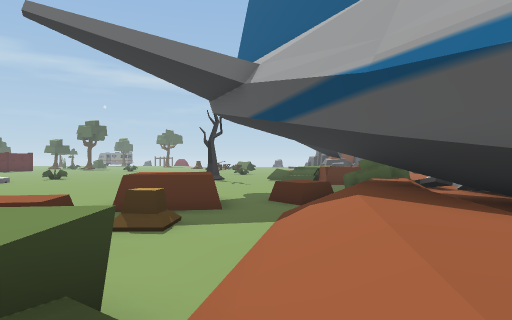
[1] (above)

17 first-person views from a walk through a scene from a Unity 3-D project. The camera is 1.2 m above the floor, looks level and sees 75° across. The floor is counted in squares, 2 m on a side. Each view is taken from the middle of a square. On the plan, view 1 faces up. The plan holds only what a view shows up to about 10 squares ahead; the rest is blank. The place goes on beyond the plan.

[2]
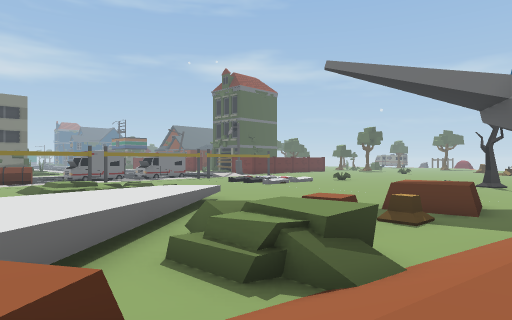

[3]
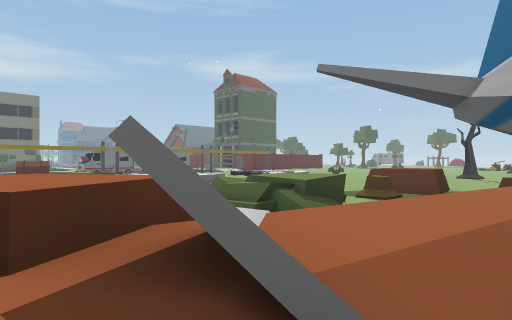

[4]
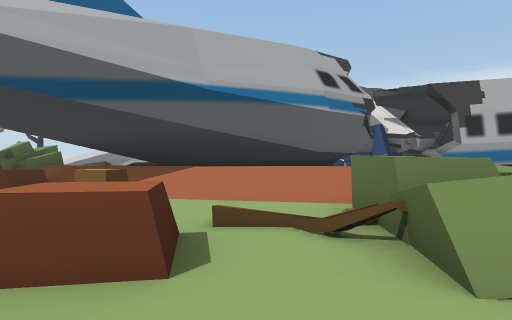

[5]
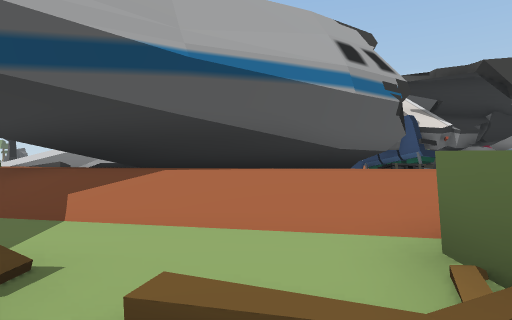

[6]
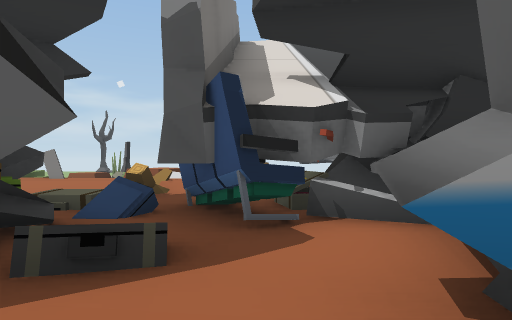

[7]
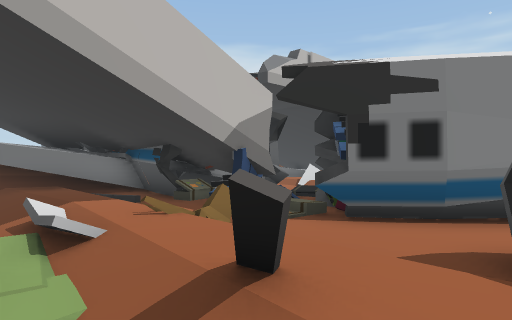

[8]
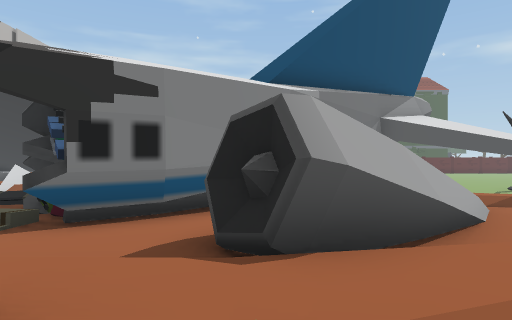

[9]
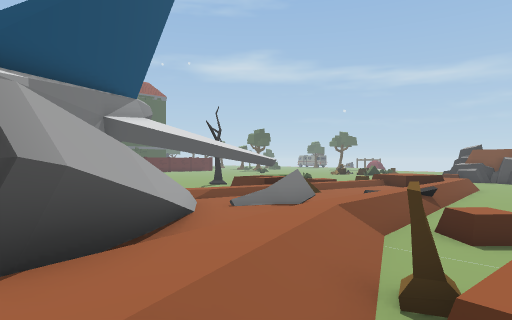

[10]
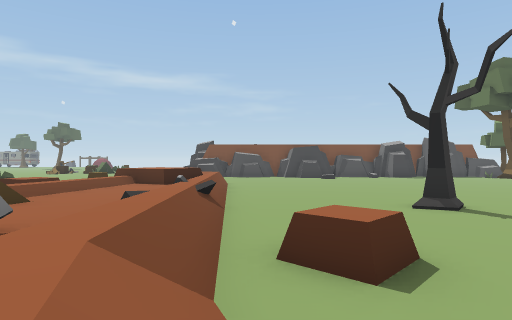

[11]
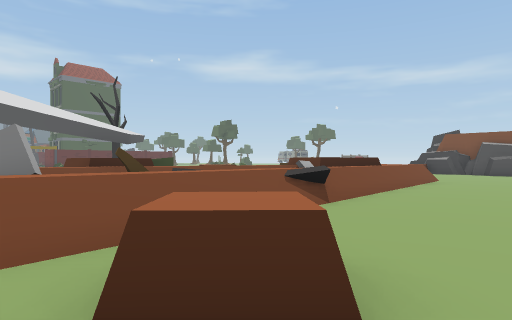

[12]
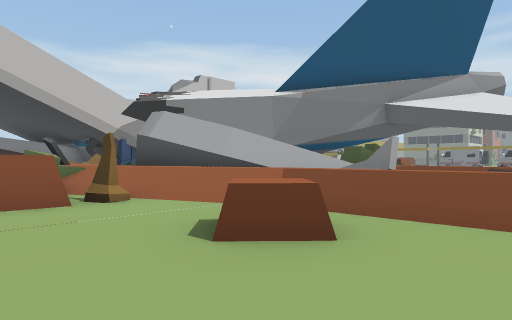

[13]
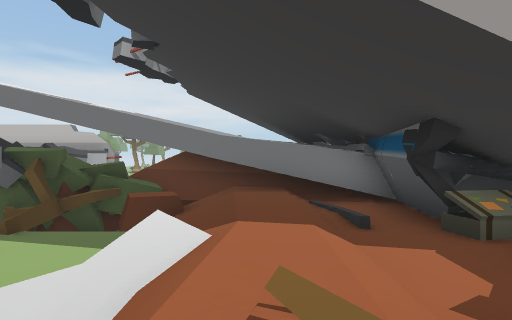

[14]
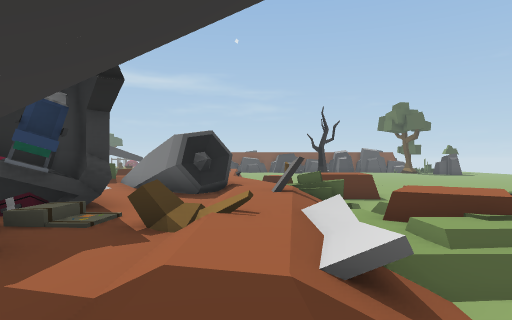

[15]
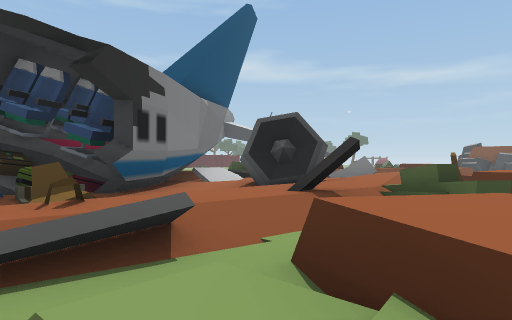

[16]
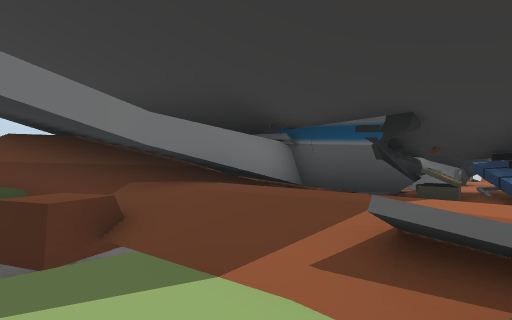

[17]
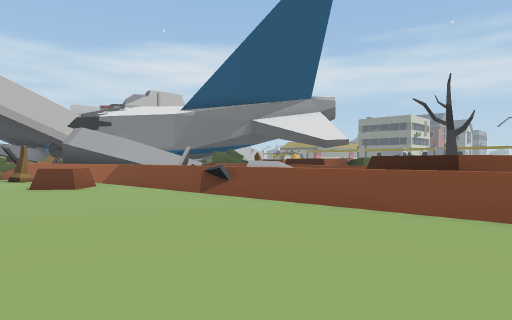

### Floor plan
Key: @ floor where view 1 was taken; # wall or solid block; x gap in a wall; . main floor; : floor 0.5 m higher than the main floor; + floor 1 m higher than the main floor; / step, stairs or slope; = window, fence, low wall or low ledge; ^ raised ledge; v drop or lower ground; T tree.
Columns run from 8 left of view 1 to 12 right of it. Each row starts with its distance up from view 1.
 19               = /....
 18               ==/....
 17               #x=....
 16            /^//:=....
 15            #=/::=....
 14            x//::=...T
 13            #^/::=....
 12            //=::/....
 11             //:///^..
 10  ....  ..   /:==/....
  9  ....  .. #^#=::+//..
  8     ..##.^#==##://#^
  7     ..^^.^##===#///^^
  6      .^^./#######+///
  5      ./=./#######+//.
  4  ^  .^////####:::+=./
  3 ^^^..././/#####::+//#
  2  ^^^.==//+/####::+/^^
  1  ^^^.++#/+/##//:=///^
  0  ^^^^#=/@+/:+:#:/+=//
 -1   ^^^^.////::##:/+/./
 -2      ^^^^//#::##/+/..
 -3        ##/:#^^##/+/=v
 -4               #:/+//v
 -5               ##^##vv
 -6              v =###=
 -7              v #  ##
 -8                #

Positions as (right, up) in squares from view 1, and headings:
1: (0, 0), facing up
2: (1, -2), facing up-left
3: (2, -3), facing up-left
4: (-5, 3), facing right
5: (-3, 3), facing right
6: (2, -1), facing right
7: (11, 5), facing down-left
8: (11, 5), facing left
9: (11, 5), facing up-left
10: (9, 8), facing up
11: (11, 10), facing up-left
12: (12, 13), facing down-left
13: (9, 2), facing down
14: (9, -3), facing up
15: (12, 0), facing up-left
16: (12, 0), facing down-left
17: (12, 19), facing down-left
